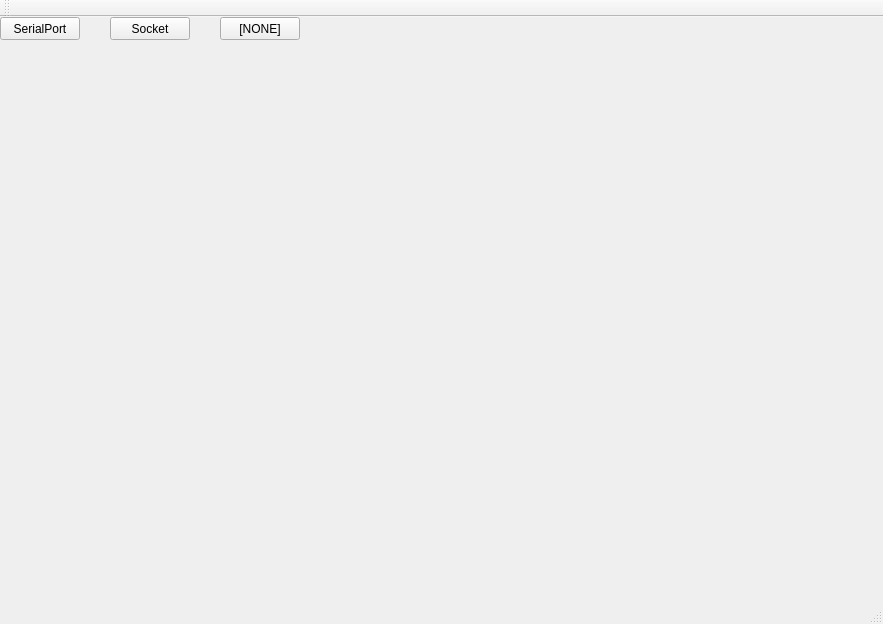
<?xml version="1.0" encoding="UTF-8"?>
<ui version="4.0">
 <class>MainWindow</class>
 <widget class="QMainWindow" name="MainWindow">
  <property name="geometry">
   <rect>
    <x>0</x>
    <y>0</y>
    <width>883</width>
    <height>624</height>
   </rect>
  </property>
  <property name="windowTitle">
   <string>MainWindow</string>
  </property>
  <widget class="QWidget" name="centralWidget">
   <widget class="QStackedWidget" name="stackedWidget">
    <property name="geometry">
     <rect>
      <x>20</x>
      <y>40</y>
      <width>821</width>
      <height>511</height>
     </rect>
    </property>
    <property name="currentIndex">
     <number>1</number>
    </property>
    <widget class="SerialPort" name="page_1"/>
    <widget class="Socketset" name="page_2"/>
    <widget class="QWidget" name="page_3"/>
   </widget>
   <widget class="QPushButton" name="pushButton_3">
    <property name="geometry">
     <rect>
      <x>220</x>
      <y>0</y>
      <width>80</width>
      <height>23</height>
     </rect>
    </property>
    <property name="text">
     <string>[NONE]</string>
    </property>
   </widget>
   <widget class="QPushButton" name="pushButton_2">
    <property name="geometry">
     <rect>
      <x>110</x>
      <y>0</y>
      <width>80</width>
      <height>23</height>
     </rect>
    </property>
    <property name="text">
     <string>Socket</string>
    </property>
   </widget>
   <widget class="QPushButton" name="pushButton_1">
    <property name="geometry">
     <rect>
      <x>0</x>
      <y>0</y>
      <width>80</width>
      <height>23</height>
     </rect>
    </property>
    <property name="text">
     <string>SerialPort</string>
    </property>
   </widget>
  </widget>
  <widget class="QMenuBar" name="menuBar">
   <property name="geometry">
    <rect>
     <x>0</x>
     <y>0</y>
     <width>883</width>
     <height>20</height>
    </rect>
   </property>
  </widget>
  <widget class="QToolBar" name="mainToolBar">
   <attribute name="toolBarArea">
    <enum>TopToolBarArea</enum>
   </attribute>
   <attribute name="toolBarBreak">
    <bool>false</bool>
   </attribute>
  </widget>
  <widget class="QStatusBar" name="statusBar"/>
 </widget>
 <layoutdefault spacing="6" margin="11"/>
 <customwidgets>
  <customwidget>
   <class>SerialPort</class>
   <extends>QWidget</extends>
   <header>serialport.h</header>
  </customwidget>
  <customwidget>
   <class>Socketset</class>
   <extends>QWidget</extends>
   <header>socketset.h</header>
  </customwidget>
 </customwidgets>
 <resources/>
 <connections/>
</ui>
